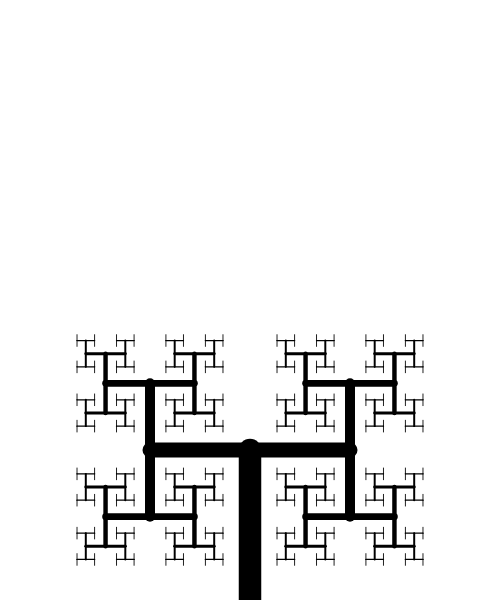
Frame 1 (no input)
Frame 60 (no input): identical to frame 1, image omitted
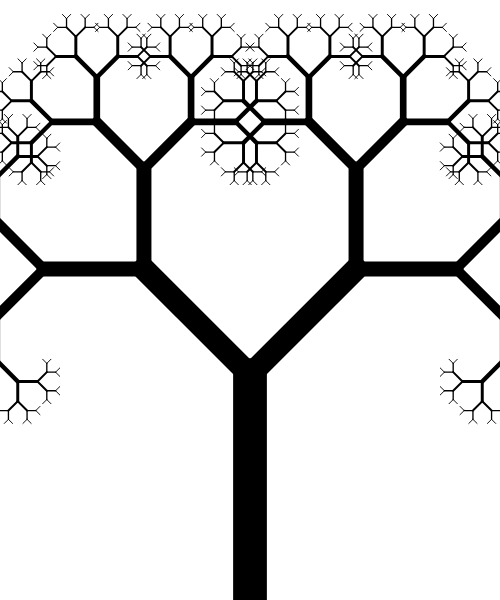
Frame 120 (the mouse pressed at the canvas centre since frame 60)

The p5.js sketch that drew these frames (run headless with seeded random() and noise() and a simulated clock; from frame 60 on, the mouse is pressed at the canvas centre):

// p5.js sketch
// ── sketch.js
//branch//
//in draw() loop 
var c = 0;
var angle;
var len;
function setup() {
  createCanvas(500, 600);
  background(255);
  
}

function draw() {
  background(255);
  
  angle = map(mouseX, 0 , width, PI/2,0);
  len = map(mouseY, 0, height, 150, 300);
  translate(width/2, height);
  
  branch(len);
}

function branch(len) {
  var sw = map(len, 200, 0, 30, 0); //strokeWeight
  strokeWeight(sw);
  line(0, 0, 0, -len);

  translate(0, -len);
  if (len > 8) {
    push()
    rotate(angle);
    branch(len *2/ 3);
    pop();

    push();
    rotate(-angle);
    branch(len *2/ 3);
    pop();
  }


  c += 1;
}
